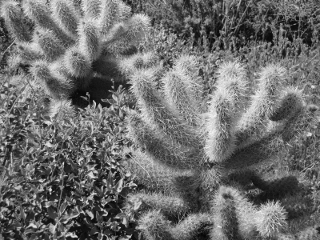
//> input picture computer_vision_cv4_tested/example-dct4/Cactus-320x240.pgm, 320 x 240 px
$ ./dmcomp Cactus-320x240.pgm   (built with g++ and OpenCV 4)
//> lines starting //> are read from the running program, lines starting //| are printed output that depends on the picture
/*
 *
 *  Example by Sam Siewert for use with PPM images to compress with a
 *  a process similar to MPEG, to provide a simple example.
 *
 *  PART 1: Simple conversion of image to DCT and back with inverse DCT
 *          Shows 8x8 ROI DCT for 320x240 image (40 x 30 8x8 macroblocks)
 *
 *  Based on numerous code snippets from stackoverflow.com
 *
 */
#include <unistd.h>
#include <stdio.h>
#include <stdlib.h>
#include <iostream>

#include <opencv2/core/core.hpp>
#include <opencv2/highgui/highgui.hpp>

using namespace cv;
using namespace std;


int main( int argc, char** argv )
{
    IplImage *image;                  // basic image pointer
    IplImage *b,*g,*r;                // blue, green, red only images
    IplImage *bf, *gf, *rf;           // float versions
    IplImage *b_dct,*g_dct,*r_dct;    // DCT converted float versions
    IplImage *b_idct,*g_idct,*r_idct; // DCT converted float versions
    int i, j;

    // Read in command line supplied file argument for PPM, JPG, etc.
    if( argc != 2)
    {
     cout <<" Usage: display_image ImageToLoadAndDisplay" << endl;
     return -1;
    }

    // Read in the source image file
    image = cvLoadImage(argv[1]);
//> image is the input picture: 240 rows x 320 cols, CV_8UC3; min 4, max 241, mean 110

    // Allocate each color band image and set pointer
    b=cvCreateImage(cvGetSize(image),IPL_DEPTH_8U,1);
    g=cvCreateImage(cvGetSize(image),IPL_DEPTH_8U,1);
    r=cvCreateImage(cvGetSize(image),IPL_DEPTH_8U,1);

    // Split read in image into the three color bands
    cvSplit(image, b, g, r, NULL);

    // Allocate each float color band image and set pointer, then convert
    bf = cvCreateImage(cvGetSize(image), IPL_DEPTH_32F, 1);
    cvConvert(b, bf);
    gf = cvCreateImage(cvGetSize(image), IPL_DEPTH_32F, 1);
    cvConvert(g, gf);
    rf = cvCreateImage(cvGetSize(image), IPL_DEPTH_32F, 1);
    cvConvert(r, rf);

    // Allocate each float DCT, iDCT color band image and set pointer
    b_dct=cvCreateImage(cvGetSize(image),IPL_DEPTH_32F,1);
    b_idct=cvCreateImage(cvGetSize(image),IPL_DEPTH_32F,1);
    g_dct=cvCreateImage(cvGetSize(image),IPL_DEPTH_32F,1);
    g_idct=cvCreateImage(cvGetSize(image),IPL_DEPTH_32F,1);
    r_dct=cvCreateImage(cvGetSize(image),IPL_DEPTH_32F,1);
    r_idct=cvCreateImage(cvGetSize(image),IPL_DEPTH_32F,1);

    // Transform with DCT over whole 320x240 default ROI
    cvDCT(bf, b_dct, 0);
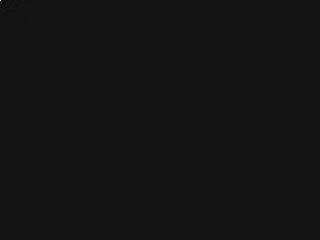
//> b_dct: 240 rows x 320 cols, CV_32FC1; min -2539.6, max 30490.5, mean 0.4; drawn with min black and max white
    cvDCT(rf, r_dct, 0);

    // Transform with DCT in 8x8 sub-regions
    for(i=0; i < 320; i=i+8)
    {
        for(j=0; j < 240; j=j+8)
        {
            cvSetImageROI(gf, cvRect(i,j,8,8));
            cvSetImageROI(g_dct, cvRect(i,j,8,8));
            cvDCT(gf, g_dct, 0);
        }
    }
    cvResetImageROI(gf);
    cvResetImageROI(g_dct);
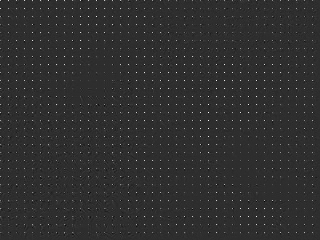
//> g_dct: 240 rows x 320 cols, CV_32FC1; min -386.4, max 1748.8, mean 13.9; drawn with min black and max white


    cvDCT(b_dct, b_idct, DCT_INVERSE);
    cvDCT(r_dct, r_idct, DCT_INVERSE);


    // Transform with DCT in 8x8 sub-regions
    for(i=0; i < 320; i=i+8)
    {
        for(j=0; j < 240; j=j+8)
        {
            cvSetImageROI(g_dct, cvRect(i,j,8,8));
            cvSetImageROI(g_idct, cvRect(i,j,8,8));
            cvDCT(g_dct, g_idct, DCT_INVERSE);
        }
    }
    cvResetImageROI(g_dct);
    cvResetImageROI(g_idct);


    // Create a window for display.
    //namedWindow("B Display window", CV_WINDOW_AUTOSIZE );
    //namedWindow("G Display window", CV_WINDOW_AUTOSIZE );
    //namedWindow("R Display window", CV_WINDOW_AUTOSIZE );
    namedWindow("Display window", CV_WINDOW_AUTOSIZE );

    // Show original image
    cvShowImage("Display window", image);

    // Wait for a keystroke in the window
    waitKey(0);

    // convert float DCT color band to simple image
    cvConvert(b_dct, b);
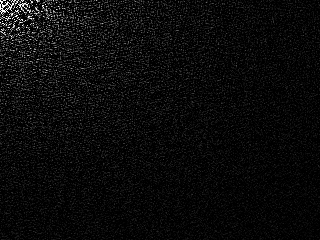
//> b: 240 rows x 320 cols, CV_8UC1; min 0, max 255, mean 10.5
    cvConvert(g_dct, g);
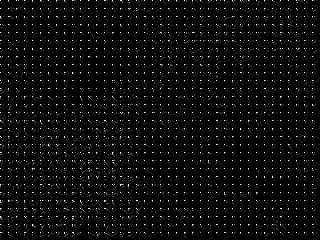
//> g: 240 rows x 320 cols, CV_8UC1; min 0, max 255, mean 13.7
    cvConvert(r_dct, r);

    cvShowImage("Display window", g);

    //cvShowImage("B Display window", b);
    //cvShowImage("G Display window", g);
    //cvShowImage("R Display window", r);

    // Wait for a keystroke in the window
    waitKey(0);

    // convert float iDCT b color band to simple image
    cvConvert(b_idct, b);
    cvConvert(g_idct, g);
    cvConvert(r_idct, r);

    cvShowImage("Display window", g);

    //cvShowImage("B Display window", b);
    //cvShowImage("G Display window", g);
    //cvShowImage("R Display window", r);

    // Wait for a keystroke in the window
    waitKey(0);

    return 0;
};
